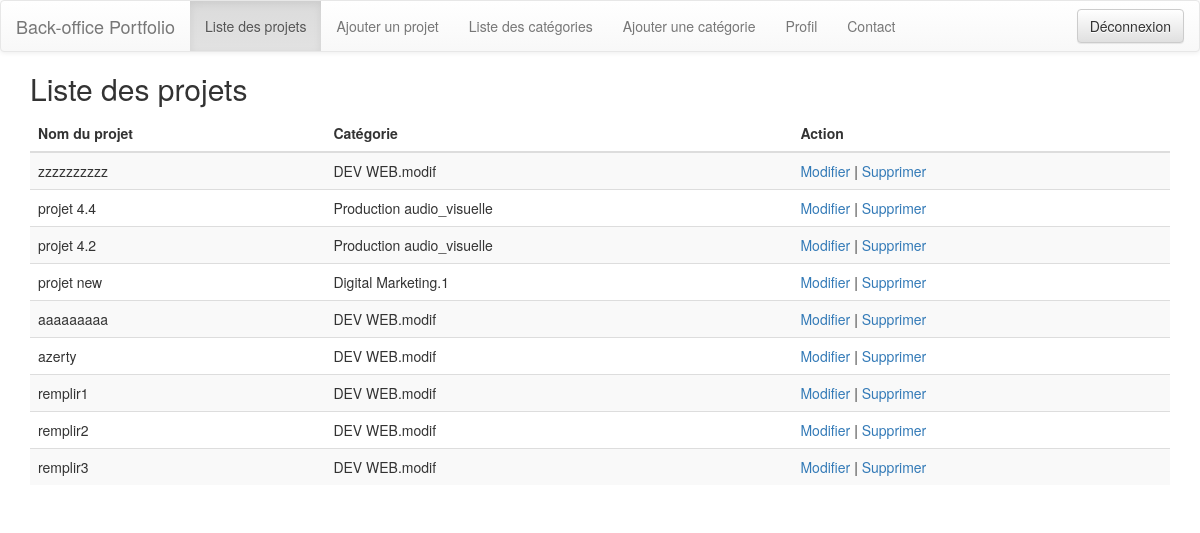
/liste_projets.php, run on the app's committed database.
### tables this page shows
CREATE TABLE IF NOT EXISTS `projets` (
  `id` int NOT NULL AUTO_INCREMENT,
  `categorie` varchar(250) NOT NULL,
  `titre` varchar(250) NOT NULL,
  `description` varchar(500) NOT NULL,
  `image` varchar(250) NOT NULL DEFAULT 'assets\\imgs\\',
  PRIMARY KEY (`id`)
);

### liste_projets.php (the view, shortened to what this page needs)
<!DOCTYPE html>
<html>
<head>
    <link rel="stylesheet" href="https://maxcdn.bootstrapcdn.com/bootstrap/3.3.7/css/bootstrap.min.css">
    <link rel="stylesheet" href="https://maxcdn.bootstrapcdn.com/bootstrap/3.3.7/css/bootstrap-theme.min.css">
</head>
<body>
<nav class="navbar navbar-default">
    <div class="container-fluid">
        <div class="navbar-header">
            <a class="navbar-brand" href="#">Back-office Portfolio</a>
        </div>
        <ul class="nav navbar-nav">
            <li class="active"><a href="#" id="btn-liste-projets">Liste des projets</a></li>
            <li><a href="add_project.php" id="btn-ajouter-projet">Ajouter un projet</a></li>
            <li><a href="liste_categories.php" id="btn-liste-categories">Liste des catégories</a></li>
            <li><a href="ajouter_categorie.php" id="btn-ajouter-categorie">Ajouter une catégorie</a></li>
            <li><a href="manage_profil.php" id="btn-profil">Profil</a></li>
            <li><a href="admin_contact.php" id="btn-view-contact">Contact</a></li>
        </ul>
        <ul class="nav navbar-nav navbar-right">
            <li>
                <form action="logout.php" method="post" class="navbar-form">
                    <input type="submit" value="Déconnexion" class="btn btn-default">
                </form>
            </li>
        </ul>
    </div>
</nav>
        <?php
$host = "localhost";
$dbname = "portfolio";
$username = "root";
$password = "";
try {
    $bdd = new PDO("mysql:host=$host;dbname=$dbname;charset=utf8", $username, $password);
    $bdd->setAttribute(PDO::ATTR_ERRMODE, PDO::ERRMODE_EXCEPTION);
    $requete = $bdd->prepare("SELECT * FROM projets");
    $requete->execute();
    $projets = $requete->fetchAll();
    echo '<div class="container">';
    echo '<div id="projets">';
    echo '<h2>Liste des projets</h2>';
    echo '<table class="table table-striped">';
    echo '<thead><tr><th>Nom du projet</th><th>Catégorie</th><th>Action</th></tr></thead>';
    echo '<tbody>';
    foreach ($projets as $projet) {
        echo '<tr>';
        echo '<td>' . $projet['titre'] . '</td>';
        echo '<td>' . $projet['categorie'] . '</td>';
        echo '<td><a href="modifier_projet.php?id=' . $projet['id'] . '">Modifier</a> | <a href="supprimer_projet.php?id=' . $projet['id'] . '" onclick="return confirm(\'Voulez-vous vraiment supprimer ce projet ?\')">Supprimer</a></td>';
        echo '</tr>';
    }
    echo '</tbody></table></div></div>';
} catch (PDOException $e) {
    echo "Erreur de connexion à la base de données : " . $e->getMessage();
}
?>
                        </body>
                </html>

### liste_projets.php (style rules this page uses)
.navbar { margin-bottom: 0; }
#projets { margin-top: 20px; }

### data on the page
projets: titre "zzzzzzzzzz", categorie "DEV WEB.modif"
projets: titre "projet 4.4", categorie "Production audio_visuelle"
projets: titre "projet 4.2", categorie "Production audio_visuelle"
projets: titre "projet new", categorie "Digital Marketing.1"
projets: titre "aaaaaaaaa", categorie "DEV WEB.modif"
projets: titre "azerty", categorie "DEV WEB.modif"
projets: titre "remplir1", categorie "DEV WEB.modif"
projets: titre "remplir2", categorie "DEV WEB.modif"
projets: titre "remplir3", categorie "DEV WEB.modif"
